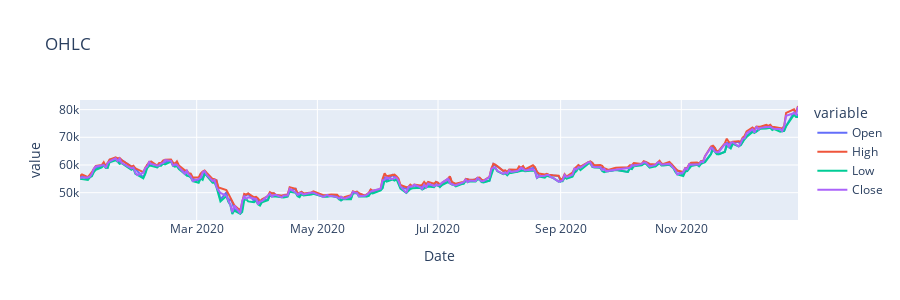

This figure's notebook cell:
### Code cell
# 아래 그래프 실행 시 오류가 난다면 plotly 버전을 업데이트 해주세요.
px.line(df[ohlc_col], title = "OHLC", height=300)

### Figure 1 — Plotly figure (JSON) as saved in the notebook; plotly's stock layout.template omitted (floating-point values rounded to 4 significant figures; data arrays with more than 128 entries replaced by an {"elided": "..."} marker saying what was removed)
{"data": [{"hovertemplate": "variable=Open<br>Date=%{x}<br>value=%{y}<extra></extra>", "legendgroup": "Open", "line": {"color": "#636efa", "dash": "solid"}, "marker": {"symbol": "circle"}, "mode": "lines", "name": "Open", "orientation": "v", "showlegend": true, "type": "scatter", "x": {"elided": "248 str values"}, "xaxis": "x", "y": {"elided": "248 int values"}, "yaxis": "y"}, {"hovertemplate": "variable=High<br>Date=%{x}<br>value=%{y}<extra></extra>", "legendgroup": "High", "line": {"color": "#EF553B", "dash": "solid"}, "marker": {"symbol": "circle"}, "mode": "lines", "name": "High", "orientation": "v", "showlegend": true, "type": "scatter", "x": {"elided": "248 str values"}, "xaxis": "x", "y": {"elided": "248 int values"}, "yaxis": "y"}, {"hovertemplate": "variable=Low<br>Date=%{x}<br>value=%{y}<extra></extra>", "legendgroup": "Low", "line": {"color": "#00cc96", "dash": "solid"}, "marker": {"symbol": "circle"}, "mode": "lines", "name": "Low", "orientation": "v", "showlegend": true, "type": "scatter", "x": {"elided": "248 str values"}, "xaxis": "x", "y": {"elided": "248 int values"}, "yaxis": "y"}, {"hovertemplate": "variable=Close<br>Date=%{x}<br>value=%{y}<extra></extra>", "legendgroup": "Close", "line": {"color": "#ab63fa", "dash": "solid"}, "marker": {"symbol": "circle"}, "mode": "lines", "name": "Close", "orientation": "v", "showlegend": true, "type": "scatter", "x": {"elided": "248 str values"}, "xaxis": "x", "y": {"elided": "248 int values"}, "yaxis": "y"}], "layout": {"height": 300, "legend": {"title": {"text": "variable"}, "tracegroupgap": 0}, "title": {"text": "OHLC"}, "xaxis": {"anchor": "y", "domain": [0, 1], "title": {"text": "Date"}}, "yaxis": {"anchor": "x", "domain": [0, 1], "title": {"text": "value"}}}}
